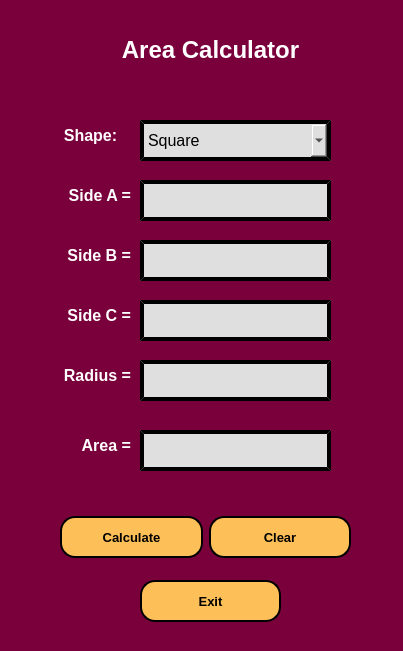
<?xml version="1.0" encoding="UTF-8"?>
<ui version="4.0">
 <class>MainWindow</class>
 <widget class="QMainWindow" name="MainWindow">
  <property name="geometry">
   <rect>
    <x>0</x>
    <y>0</y>
    <width>403</width>
    <height>651</height>
   </rect>
  </property>
  <property name="windowTitle">
   <string>Area Calculator</string>
  </property>
  <property name="styleSheet">
   <string notr="true">background-color: rgb(122, 0, 60);</string>
  </property>
  <widget class="QWidget" name="centralwidget">
   <widget class="QComboBox" name="comboBox">
    <property name="geometry">
     <rect>
      <x>140</x>
      <y>120</y>
      <width>191</width>
      <height>41</height>
     </rect>
    </property>
    <property name="font">
     <font>
      <pointsize>12</pointsize>
     </font>
    </property>
    <property name="styleSheet">
     <string notr="true">background-color: rgb(223, 223, 223);
border-style: outset;
border-width: 4px;
border-color: black;
padding: 4px;</string>
    </property>
    <item>
     <property name="text">
      <string>Square</string>
     </property>
    </item>
    <item>
     <property name="text">
      <string>Rectangle</string>
     </property>
    </item>
    <item>
     <property name="text">
      <string>Triangle</string>
     </property>
    </item>
    <item>
     <property name="text">
      <string>Circle</string>
     </property>
    </item>
   </widget>
   <widget class="QLabel" name="label_7">
    <property name="geometry">
     <rect>
      <x>70</x>
      <y>20</y>
      <width>281</width>
      <height>61</height>
     </rect>
    </property>
    <property name="font">
     <font>
      <pointsize>18</pointsize>
      <weight>75</weight>
      <bold>true</bold>
     </font>
    </property>
    <property name="text">
     <string>&lt;html&gt;&lt;head/&gt;&lt;body&gt;&lt;p align=&quot;center&quot;&gt;&lt;span style=&quot; color:#ffffff;&quot;&gt;Area Calculator&lt;/span&gt;&lt;/p&gt;&lt;/body&gt;&lt;/html&gt;</string>
    </property>
   </widget>
   <widget class="QLabel" name="label">
    <property name="geometry">
     <rect>
      <x>50</x>
      <y>120</y>
      <width>81</width>
      <height>31</height>
     </rect>
    </property>
    <property name="font">
     <font>
      <pointsize>12</pointsize>
     </font>
    </property>
    <property name="text">
     <string>&lt;html&gt;&lt;head/&gt;&lt;body&gt;&lt;p align=&quot;center&quot;&gt;&lt;span style=&quot; font-weight:600; color:#ffffff;&quot;&gt;Shape:&lt;/span&gt;&lt;/p&gt;&lt;/body&gt;&lt;/html&gt;</string>
    </property>
    <property name="alignment">
     <set>Qt::AlignRight|Qt::AlignTrailing|Qt::AlignVCenter</set>
    </property>
   </widget>
   <widget class="QLineEdit" name="line_3">
    <property name="geometry">
     <rect>
      <x>140</x>
      <y>240</y>
      <width>191</width>
      <height>41</height>
     </rect>
    </property>
    <property name="font">
     <font>
      <pointsize>10</pointsize>
     </font>
    </property>
    <property name="styleSheet">
     <string notr="true">background-color: rgb(223, 223, 223);
border-style: outset;
border-width: 4px;
border-color: black;
padding: 4px;</string>
    </property>
    <property name="maxLength">
     <number>50</number>
    </property>
   </widget>
   <widget class="QLabel" name="label_5">
    <property name="geometry">
     <rect>
      <x>50</x>
      <y>360</y>
      <width>81</width>
      <height>31</height>
     </rect>
    </property>
    <property name="text">
     <string>&lt;html&gt;&lt;head/&gt;&lt;body&gt;&lt;p align=&quot;right&quot;&gt;&lt;span style=&quot; font-size:12pt; font-weight:600; color:#ffffff;&quot;&gt;Radius =&lt;/span&gt;&lt;/p&gt;&lt;/body&gt;&lt;/html&gt;</string>
    </property>
   </widget>
   <widget class="QLineEdit" name="line_2">
    <property name="geometry">
     <rect>
      <x>140</x>
      <y>180</y>
      <width>191</width>
      <height>41</height>
     </rect>
    </property>
    <property name="font">
     <font>
      <pointsize>10</pointsize>
     </font>
    </property>
    <property name="styleSheet">
     <string notr="true">background-color: rgb(223, 223, 223);
border-style: outset;
border-width: 4px;
border-color: black;
padding: 4px;</string>
    </property>
    <property name="maxLength">
     <number>50</number>
    </property>
   </widget>
   <widget class="QLineEdit" name="line_4">
    <property name="geometry">
     <rect>
      <x>140</x>
      <y>300</y>
      <width>191</width>
      <height>41</height>
     </rect>
    </property>
    <property name="font">
     <font>
      <pointsize>10</pointsize>
     </font>
    </property>
    <property name="styleSheet">
     <string notr="true">background-color: rgb(223, 223, 223);
border-style: outset;
border-width: 4px;
border-color: black;
padding: 4px;</string>
    </property>
    <property name="maxLength">
     <number>50</number>
    </property>
   </widget>
   <widget class="QLabel" name="label_4">
    <property name="geometry">
     <rect>
      <x>50</x>
      <y>300</y>
      <width>81</width>
      <height>31</height>
     </rect>
    </property>
    <property name="text">
     <string>&lt;html&gt;&lt;head/&gt;&lt;body&gt;&lt;p align=&quot;right&quot;&gt;&lt;span style=&quot; font-size:12pt; font-weight:600; color:#ffffff;&quot;&gt;Side C =&lt;/span&gt;&lt;/p&gt;&lt;/body&gt;&lt;/html&gt;</string>
    </property>
   </widget>
   <widget class="QLabel" name="label_2">
    <property name="geometry">
     <rect>
      <x>50</x>
      <y>180</y>
      <width>81</width>
      <height>31</height>
     </rect>
    </property>
    <property name="text">
     <string>&lt;html&gt;&lt;head/&gt;&lt;body&gt;&lt;p align=&quot;right&quot;&gt;&lt;span style=&quot; font-size:12pt; font-weight:600; color:#ffffff;&quot;&gt;Side A =&lt;/span&gt;&lt;/p&gt;&lt;/body&gt;&lt;/html&gt;</string>
    </property>
   </widget>
   <widget class="QLabel" name="label_3">
    <property name="geometry">
     <rect>
      <x>50</x>
      <y>240</y>
      <width>81</width>
      <height>31</height>
     </rect>
    </property>
    <property name="text">
     <string>&lt;html&gt;&lt;head/&gt;&lt;body&gt;&lt;p align=&quot;right&quot;&gt;&lt;span style=&quot; font-size:12pt; font-weight:600; color:#ffffff;&quot;&gt;Side B =&lt;/span&gt;&lt;/p&gt;&lt;/body&gt;&lt;/html&gt;</string>
    </property>
   </widget>
   <widget class="QLineEdit" name="line_5">
    <property name="geometry">
     <rect>
      <x>140</x>
      <y>360</y>
      <width>191</width>
      <height>41</height>
     </rect>
    </property>
    <property name="font">
     <font>
      <pointsize>10</pointsize>
     </font>
    </property>
    <property name="styleSheet">
     <string notr="true">background-color: rgb(223, 223, 223);
border-style: outset;
border-width: 4px;
border-color: black;
padding: 4px;</string>
    </property>
    <property name="maxLength">
     <number>50</number>
    </property>
   </widget>
   <widget class="QLineEdit" name="line_6">
    <property name="geometry">
     <rect>
      <x>140</x>
      <y>430</y>
      <width>191</width>
      <height>41</height>
     </rect>
    </property>
    <property name="font">
     <font>
      <pointsize>10</pointsize>
     </font>
    </property>
    <property name="styleSheet">
     <string notr="true">background-color: rgb(223, 223, 223);
border-style: outset;
border-width: 4px;
border-color: black;
padding: 4px;</string>
    </property>
    <property name="readOnly">
     <bool>true</bool>
    </property>
   </widget>
   <widget class="QLabel" name="label_6">
    <property name="geometry">
     <rect>
      <x>50</x>
      <y>430</y>
      <width>81</width>
      <height>31</height>
     </rect>
    </property>
    <property name="text">
     <string>&lt;html&gt;&lt;head/&gt;&lt;body&gt;&lt;p align=&quot;right&quot;&gt;&lt;span style=&quot; font-size:12pt; font-weight:600; color:#ffffff;&quot;&gt;Area =&lt;/span&gt;&lt;/p&gt;&lt;/body&gt;&lt;/html&gt;</string>
    </property>
   </widget>
   <widget class="QWidget" name="layoutWidget">
    <property name="geometry">
     <rect>
      <x>60</x>
      <y>500</y>
      <width>291</width>
      <height>74</height>
     </rect>
    </property>
    <layout class="QHBoxLayout" name="horizontalLayout">
     <item>
      <widget class="QPushButton" name="go_btn">
       <property name="font">
        <font>
         <pointsize>10</pointsize>
         <weight>75</weight>
         <bold>true</bold>
        </font>
       </property>
       <property name="cursor">
        <cursorShape>PointingHandCursor</cursorShape>
       </property>
       <property name="styleSheet">
        <string notr="true">background-color: rgb(253, 191, 87);
height: 30px;
border-style: outset;
border-width: 2px;
border-radius: 15px;
border-color: black;
padding: 4px;</string>
       </property>
       <property name="text">
        <string>Calculate</string>
       </property>
       <property name="shortcut">
        <string>Return, Enter</string>
       </property>
      </widget>
     </item>
     <item>
      <widget class="QPushButton" name="clr_btn">
       <property name="font">
        <font>
         <pointsize>10</pointsize>
         <weight>75</weight>
         <bold>true</bold>
        </font>
       </property>
       <property name="cursor">
        <cursorShape>PointingHandCursor</cursorShape>
       </property>
       <property name="styleSheet">
        <string notr="true">background-color: rgb(253, 191, 87);
height: 30px;
border-style: outset;
border-width: 2px;
border-radius: 15px;
border-color: black;
padding: 4px;</string>
       </property>
       <property name="text">
        <string>Clear</string>
       </property>
       <property name="shortcut">
        <string>Esc</string>
       </property>
      </widget>
     </item>
    </layout>
   </widget>
   <widget class="QPushButton" name="exit_btn">
    <property name="geometry">
     <rect>
      <x>140</x>
      <y>580</y>
      <width>141</width>
      <height>42</height>
     </rect>
    </property>
    <property name="font">
     <font>
      <pointsize>10</pointsize>
      <weight>75</weight>
      <bold>true</bold>
     </font>
    </property>
    <property name="cursor">
     <cursorShape>PointingHandCursor</cursorShape>
    </property>
    <property name="styleSheet">
     <string notr="true">background-color: rgb(253, 191, 87);
height: 30px;
border-style: outset;
border-width: 2px;
border-radius: 15px;
border-color: black;
padding: 4px;</string>
    </property>
    <property name="text">
     <string>Exit</string>
    </property>
    <property name="shortcut">
     <string>Esc</string>
    </property>
   </widget>
  </widget>
  <widget class="QStatusBar" name="statusbar"/>
 </widget>
 <resources/>
 <connections/>
</ui>
